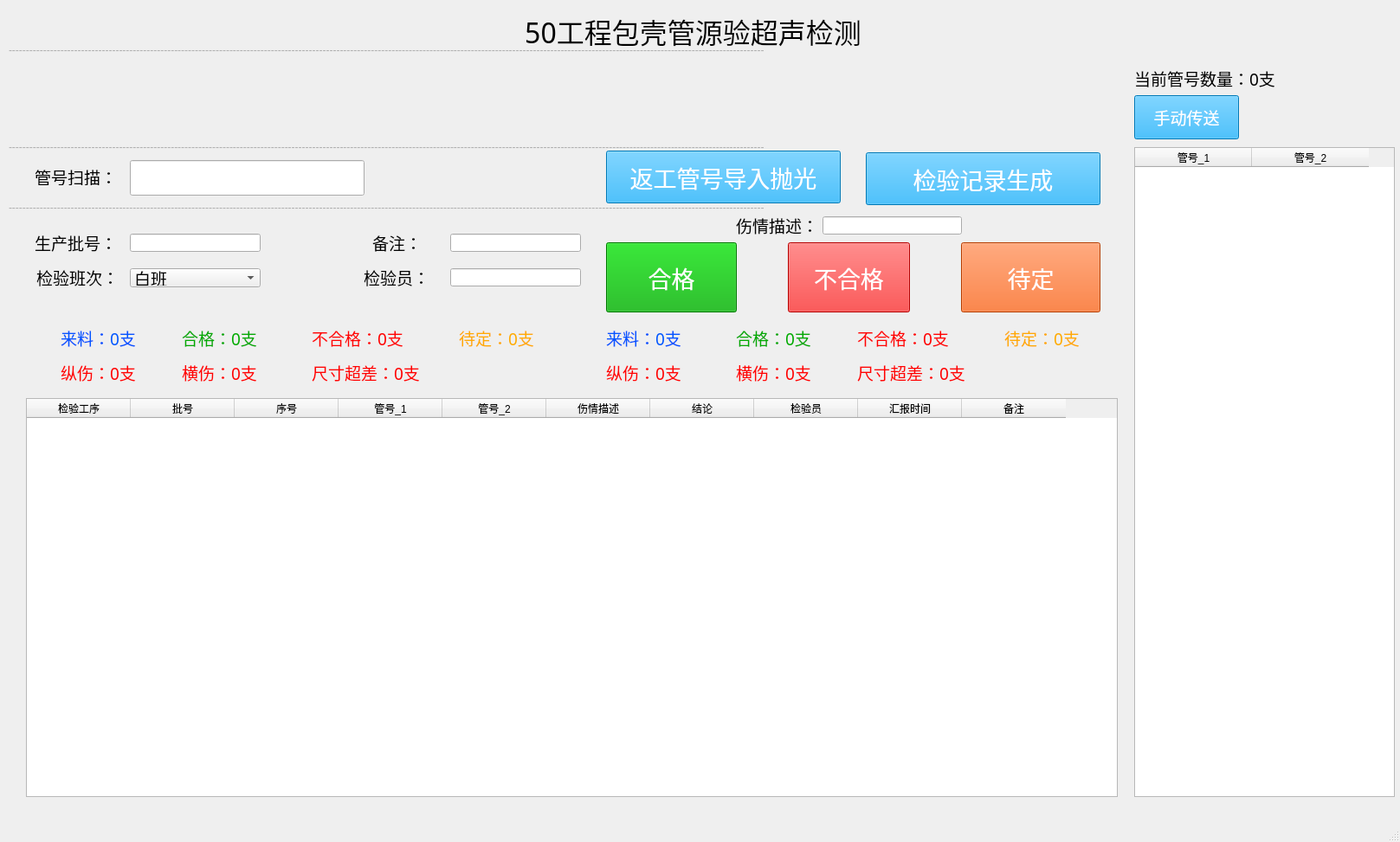
<?xml version="1.0" encoding="UTF-8"?>
<ui version="4.0">
 <class>MainWindow</class>
 <widget class="QMainWindow" name="MainWindow">
  <property name="geometry">
   <rect>
    <x>0</x>
    <y>0</y>
    <width>1617</width>
    <height>973</height>
   </rect>
  </property>
  <property name="windowTitle">
   <string>50工程包壳管源验超声检测</string>
  </property>
  <widget class="QWidget" name="centralwidget">
   <widget class="QLabel" name="label">
    <property name="geometry">
     <rect>
      <x>0</x>
      <y>0</y>
      <width>1601</width>
      <height>71</height>
     </rect>
    </property>
    <property name="font">
     <font>
      <family>黑体</family>
      <pointsize>24</pointsize>
     </font>
    </property>
    <property name="text">
     <string>50工程包壳管源验超声检测</string>
    </property>
    <property name="alignment">
     <set>Qt::AlignCenter</set>
    </property>
   </widget>
   <widget class="QLineEdit" name="Scan">
    <property name="geometry">
     <rect>
      <x>150</x>
      <y>185</y>
      <width>271</width>
      <height>41</height>
     </rect>
    </property>
    <property name="font">
     <font>
      <family>黑体</family>
      <pointsize>28</pointsize>
     </font>
    </property>
   </widget>
   <widget class="QLabel" name="show_Barcode">
    <property name="geometry">
     <rect>
      <x>30</x>
      <y>80</y>
      <width>1251</width>
      <height>81</height>
     </rect>
    </property>
    <property name="font">
     <font>
      <family>黑体</family>
      <pointsize>72</pointsize>
     </font>
    </property>
    <property name="styleSheet">
     <string notr="true">color:red</string>
    </property>
    <property name="text">
     <string/>
    </property>
    <property name="alignment">
     <set>Qt::AlignCenter</set>
    </property>
   </widget>
   <widget class="QLabel" name="label_3">
    <property name="geometry">
     <rect>
      <x>40</x>
      <y>194</y>
      <width>91</width>
      <height>20</height>
     </rect>
    </property>
    <property name="font">
     <font>
      <family>黑体</family>
      <pointsize>14</pointsize>
     </font>
    </property>
    <property name="text">
     <string>管号扫描：</string>
    </property>
   </widget>
   <widget class="QPushButton" name="hege_btn">
    <property name="geometry">
     <rect>
      <x>700</x>
      <y>280</y>
      <width>151</width>
      <height>81</height>
     </rect>
    </property>
    <property name="font">
     <font>
      <family>黑体</family>
      <pointsize>20</pointsize>
     </font>
    </property>
    <property name="styleSheet">
     <string notr="true">color:white;
background-color: rgb(0, 170, 0);</string>
    </property>
    <property name="text">
     <string>合格</string>
    </property>
   </widget>
   <widget class="QPushButton" name="buhege_btn">
    <property name="geometry">
     <rect>
      <x>910</x>
      <y>280</y>
      <width>141</width>
      <height>81</height>
     </rect>
    </property>
    <property name="font">
     <font>
      <family>黑体</family>
      <pointsize>20</pointsize>
     </font>
    </property>
    <property name="styleSheet">
     <string notr="true">color:white;
background-color: rgb(255, 0, 0);</string>
    </property>
    <property name="text">
     <string>不合格</string>
    </property>
   </widget>
   <widget class="QPushButton" name="daiding_btn">
    <property name="geometry">
     <rect>
      <x>1110</x>
      <y>280</y>
      <width>161</width>
      <height>81</height>
     </rect>
    </property>
    <property name="font">
     <font>
      <family>黑体</family>
      <pointsize>20</pointsize>
     </font>
    </property>
    <property name="styleSheet">
     <string notr="true">color:white;
background-color: rgb(255, 85, 0);</string>
    </property>
    <property name="text">
     <string>待定</string>
    </property>
   </widget>
   <widget class="QLabel" name="label_6">
    <property name="geometry">
     <rect>
      <x>420</x>
      <y>310</y>
      <width>91</width>
      <height>21</height>
     </rect>
    </property>
    <property name="font">
     <font>
      <family>黑体</family>
      <pointsize>14</pointsize>
     </font>
    </property>
    <property name="text">
     <string>检验员：</string>
    </property>
   </widget>
   <widget class="QLineEdit" name="biaozhun">
    <property name="geometry">
     <rect>
      <x>520</x>
      <y>270</y>
      <width>151</width>
      <height>21</height>
     </rect>
    </property>
    <property name="font">
     <font>
      <family>黑体</family>
      <pointsize>14</pointsize>
     </font>
    </property>
    <property name="styleSheet">
     <string notr="true"/>
    </property>
   </widget>
   <widget class="QLabel" name="label_4">
    <property name="geometry">
     <rect>
      <x>40</x>
      <y>270</y>
      <width>91</width>
      <height>21</height>
     </rect>
    </property>
    <property name="font">
     <font>
      <family>黑体</family>
      <pointsize>14</pointsize>
     </font>
    </property>
    <property name="text">
     <string>生产批号：</string>
    </property>
   </widget>
   <widget class="QLabel" name="label_5">
    <property name="geometry">
     <rect>
      <x>430</x>
      <y>270</y>
      <width>91</width>
      <height>21</height>
     </rect>
    </property>
    <property name="font">
     <font>
      <family>黑体</family>
      <pointsize>14</pointsize>
     </font>
    </property>
    <property name="text">
     <string>备注：</string>
    </property>
   </widget>
   <widget class="QLineEdit" name="jianyanyuan">
    <property name="geometry">
     <rect>
      <x>520</x>
      <y>310</y>
      <width>151</width>
      <height>21</height>
     </rect>
    </property>
    <property name="font">
     <font>
      <family>黑体</family>
      <pointsize>14</pointsize>
     </font>
    </property>
    <property name="styleSheet">
     <string notr="true"/>
    </property>
   </widget>
   <widget class="QLineEdit" name="pihao">
    <property name="geometry">
     <rect>
      <x>150</x>
      <y>270</y>
      <width>151</width>
      <height>21</height>
     </rect>
    </property>
    <property name="font">
     <font>
      <family>黑体</family>
      <pointsize>14</pointsize>
     </font>
    </property>
    <property name="styleSheet">
     <string notr="true"/>
    </property>
   </widget>
   <widget class="QLabel" name="label_7">
    <property name="geometry">
     <rect>
      <x>42</x>
      <y>310</y>
      <width>91</width>
      <height>21</height>
     </rect>
    </property>
    <property name="font">
     <font>
      <family>黑体</family>
      <pointsize>14</pointsize>
     </font>
    </property>
    <property name="text">
     <string>检验班次：</string>
    </property>
   </widget>
   <widget class="QComboBox" name="banci">
    <property name="geometry">
     <rect>
      <x>150</x>
      <y>310</y>
      <width>151</width>
      <height>22</height>
     </rect>
    </property>
    <property name="font">
     <font>
      <family>黑体</family>
      <pointsize>14</pointsize>
     </font>
    </property>
    <property name="styleSheet">
     <string notr="true"/>
    </property>
    <item>
     <property name="text">
      <string>白班</string>
     </property>
    </item>
    <item>
     <property name="text">
      <string>中班</string>
     </property>
    </item>
    <item>
     <property name="text">
      <string>夜班</string>
     </property>
    </item>
   </widget>
   <widget class="QTableWidget" name="table_data">
    <property name="geometry">
     <rect>
      <x>30</x>
      <y>460</y>
      <width>1261</width>
      <height>461</height>
     </rect>
    </property>
    <property name="autoScroll">
     <bool>true</bool>
    </property>
    <property name="editTriggers">
     <set>QAbstractItemView::NoEditTriggers</set>
    </property>
    <property name="verticalScrollMode">
     <enum>QAbstractItemView::ScrollPerItem</enum>
    </property>
    <property name="sortingEnabled">
     <bool>false</bool>
    </property>
    <property name="cornerButtonEnabled">
     <bool>true</bool>
    </property>
    <attribute name="horizontalHeaderMinimumSectionSize">
     <number>30</number>
    </attribute>
    <attribute name="horizontalHeaderDefaultSectionSize">
     <number>120</number>
    </attribute>
    <attribute name="verticalHeaderMinimumSectionSize">
     <number>25</number>
    </attribute>
    <attribute name="verticalHeaderDefaultSectionSize">
     <number>30</number>
    </attribute>
    <column>
     <property name="text">
      <string>检验工序</string>
     </property>
    </column>
    <column>
     <property name="text">
      <string>批号</string>
     </property>
    </column>
    <column>
     <property name="text">
      <string>序号</string>
     </property>
    </column>
    <column>
     <property name="text">
      <string>管号_1</string>
     </property>
    </column>
    <column>
     <property name="text">
      <string>管号_2</string>
     </property>
    </column>
    <column>
     <property name="text">
      <string>伤情描述</string>
     </property>
    </column>
    <column>
     <property name="text">
      <string>结论</string>
     </property>
    </column>
    <column>
     <property name="text">
      <string>检验员</string>
     </property>
    </column>
    <column>
     <property name="text">
      <string>汇报时间</string>
     </property>
    </column>
    <column>
     <property name="text">
      <string>备注</string>
     </property>
    </column>
   </widget>
   <widget class="QLabel" name="label_2">
    <property name="geometry">
     <rect>
      <x>10</x>
      <y>160</y>
      <width>1271</width>
      <height>20</height>
     </rect>
    </property>
    <property name="styleSheet">
     <string notr="true">color: rgb(173, 173, 173);</string>
    </property>
    <property name="text">
     <string>---------------------------------------------------------------------------------------------------------------------------------------------------------------------------------------------------------------------------</string>
    </property>
   </widget>
   <widget class="QLabel" name="label_8">
    <property name="geometry">
     <rect>
      <x>10</x>
      <y>230</y>
      <width>1271</width>
      <height>20</height>
     </rect>
    </property>
    <property name="styleSheet">
     <string notr="true">color: rgb(173, 173, 173);</string>
    </property>
    <property name="text">
     <string>---------------------------------------------------------------------------------------------------------------------------------------------------------------------------------------------------------------------------</string>
    </property>
   </widget>
   <widget class="QLabel" name="label_9">
    <property name="geometry">
     <rect>
      <x>10</x>
      <y>50</y>
      <width>1271</width>
      <height>16</height>
     </rect>
    </property>
    <property name="styleSheet">
     <string notr="true">color: rgb(173, 173, 173);</string>
    </property>
    <property name="text">
     <string>---------------------------------------------------------------------------------------------------------------------------------------------------------------------------------------------------------------------------</string>
    </property>
   </widget>
   <widget class="QPushButton" name="daiding_btn_R">
    <property name="geometry">
     <rect>
      <x>700</x>
      <y>174</y>
      <width>271</width>
      <height>61</height>
     </rect>
    </property>
    <property name="font">
     <font>
      <family>黑体</family>
      <pointsize>20</pointsize>
     </font>
    </property>
    <property name="styleSheet">
     <string notr="true">color:white;
background-color: rgb(0, 170, 255);</string>
    </property>
    <property name="text">
     <string>返工管号导入抛光</string>
    </property>
   </widget>
   <widget class="QLineEdit" name="shangqing">
    <property name="geometry">
     <rect>
      <x>950</x>
      <y>250</y>
      <width>161</width>
      <height>21</height>
     </rect>
    </property>
    <property name="font">
     <font>
      <family>黑体</family>
      <pointsize>14</pointsize>
     </font>
    </property>
    <property name="styleSheet">
     <string notr="true"/>
    </property>
   </widget>
   <widget class="QLabel" name="label_10">
    <property name="geometry">
     <rect>
      <x>850</x>
      <y>250</y>
      <width>91</width>
      <height>21</height>
     </rect>
    </property>
    <property name="font">
     <font>
      <family>黑体</family>
      <pointsize>14</pointsize>
     </font>
    </property>
    <property name="text">
     <string>伤情描述：</string>
    </property>
   </widget>
   <widget class="QLabel" name="HG">
    <property name="geometry">
     <rect>
      <x>210</x>
      <y>380</y>
      <width>131</width>
      <height>21</height>
     </rect>
    </property>
    <property name="font">
     <font>
      <family>黑体</family>
      <pointsize>14</pointsize>
     </font>
    </property>
    <property name="styleSheet">
     <string notr="true">color: rgb(0, 170, 0);</string>
    </property>
    <property name="text">
     <string>合格：0支</string>
    </property>
   </widget>
   <widget class="QLabel" name="BHG">
    <property name="geometry">
     <rect>
      <x>360</x>
      <y>380</y>
      <width>141</width>
      <height>21</height>
     </rect>
    </property>
    <property name="font">
     <font>
      <family>黑体</family>
      <pointsize>14</pointsize>
     </font>
    </property>
    <property name="styleSheet">
     <string notr="true">color: rgb(255, 0, 0);</string>
    </property>
    <property name="text">
     <string>不合格：0支</string>
    </property>
   </widget>
   <widget class="QLabel" name="DD">
    <property name="geometry">
     <rect>
      <x>530</x>
      <y>380</y>
      <width>141</width>
      <height>21</height>
     </rect>
    </property>
    <property name="font">
     <font>
      <family>黑体</family>
      <pointsize>14</pointsize>
     </font>
    </property>
    <property name="styleSheet">
     <string notr="true">color: rgb(255, 170, 0);</string>
    </property>
    <property name="text">
     <string>待定：0支</string>
    </property>
   </widget>
   <widget class="QLabel" name="LL">
    <property name="geometry">
     <rect>
      <x>70</x>
      <y>380</y>
      <width>131</width>
      <height>21</height>
     </rect>
    </property>
    <property name="font">
     <font>
      <family>黑体</family>
      <pointsize>14</pointsize>
     </font>
    </property>
    <property name="styleSheet">
     <string notr="true">color: rgb(0, 85, 255);</string>
    </property>
    <property name="text">
     <string>来料：0支</string>
    </property>
   </widget>
   <widget class="QPushButton" name="jilu_btn">
    <property name="geometry">
     <rect>
      <x>1000</x>
      <y>176</y>
      <width>271</width>
      <height>61</height>
     </rect>
    </property>
    <property name="font">
     <font>
      <family>黑体</family>
      <pointsize>20</pointsize>
     </font>
    </property>
    <property name="styleSheet">
     <string notr="true">color:white;
background-color: rgb(0, 170, 255);</string>
    </property>
    <property name="text">
     <string>检验记录生成</string>
    </property>
   </widget>
   <widget class="QTableWidget" name="table_Barcode">
    <property name="geometry">
     <rect>
      <x>1310</x>
      <y>170</y>
      <width>301</width>
      <height>751</height>
     </rect>
    </property>
    <attribute name="horizontalHeaderDefaultSectionSize">
     <number>135</number>
    </attribute>
    <column>
     <property name="text">
      <string>管号_1</string>
     </property>
    </column>
    <column>
     <property name="text">
      <string>管号_2</string>
     </property>
    </column>
   </widget>
   <widget class="QLabel" name="shu">
    <property name="geometry">
     <rect>
      <x>1310</x>
      <y>80</y>
      <width>301</width>
      <height>21</height>
     </rect>
    </property>
    <property name="font">
     <font>
      <family>黑体</family>
      <pointsize>14</pointsize>
     </font>
    </property>
    <property name="text">
     <string>当前管号数量：0支</string>
    </property>
   </widget>
   <widget class="QPushButton" name="chuansong_btn">
    <property name="geometry">
     <rect>
      <x>1310</x>
      <y>110</y>
      <width>121</width>
      <height>51</height>
     </rect>
    </property>
    <property name="font">
     <font>
      <family>SimSun</family>
      <pointsize>14</pointsize>
     </font>
    </property>
    <property name="styleSheet">
     <string notr="true">color:white;
background-color: rgb(0, 170, 255);</string>
    </property>
    <property name="text">
     <string>手动传送</string>
    </property>
   </widget>
   <widget class="QLabel" name="LL_2">
    <property name="geometry">
     <rect>
      <x>700</x>
      <y>380</y>
      <width>131</width>
      <height>21</height>
     </rect>
    </property>
    <property name="font">
     <font>
      <family>黑体</family>
      <pointsize>14</pointsize>
     </font>
    </property>
    <property name="styleSheet">
     <string notr="true">color: rgb(0, 85, 255);</string>
    </property>
    <property name="text">
     <string>来料：0支</string>
    </property>
   </widget>
   <widget class="QLabel" name="DD_2">
    <property name="geometry">
     <rect>
      <x>1160</x>
      <y>380</y>
      <width>111</width>
      <height>21</height>
     </rect>
    </property>
    <property name="font">
     <font>
      <family>黑体</family>
      <pointsize>14</pointsize>
     </font>
    </property>
    <property name="styleSheet">
     <string notr="true">color: rgb(255, 170, 0);</string>
    </property>
    <property name="text">
     <string>待定：0支</string>
    </property>
   </widget>
   <widget class="QLabel" name="BHG_2">
    <property name="geometry">
     <rect>
      <x>990</x>
      <y>380</y>
      <width>131</width>
      <height>21</height>
     </rect>
    </property>
    <property name="font">
     <font>
      <family>黑体</family>
      <pointsize>14</pointsize>
     </font>
    </property>
    <property name="styleSheet">
     <string notr="true">color: rgb(255, 0, 0);</string>
    </property>
    <property name="text">
     <string>不合格：0支</string>
    </property>
   </widget>
   <widget class="QLabel" name="HG_2">
    <property name="geometry">
     <rect>
      <x>850</x>
      <y>380</y>
      <width>131</width>
      <height>21</height>
     </rect>
    </property>
    <property name="font">
     <font>
      <family>黑体</family>
      <pointsize>14</pointsize>
     </font>
    </property>
    <property name="styleSheet">
     <string notr="true">color: rgb(0, 170, 0);</string>
    </property>
    <property name="text">
     <string>合格：0支</string>
    </property>
   </widget>
   <widget class="QLabel" name="BHG_ZS">
    <property name="geometry">
     <rect>
      <x>70</x>
      <y>420</y>
      <width>131</width>
      <height>21</height>
     </rect>
    </property>
    <property name="font">
     <font>
      <family>黑体</family>
      <pointsize>14</pointsize>
     </font>
    </property>
    <property name="styleSheet">
     <string notr="true">color: rgb(255, 0, 0);</string>
    </property>
    <property name="text">
     <string>纵伤：0支</string>
    </property>
   </widget>
   <widget class="QLabel" name="BHG_HS">
    <property name="geometry">
     <rect>
      <x>210</x>
      <y>420</y>
      <width>131</width>
      <height>21</height>
     </rect>
    </property>
    <property name="font">
     <font>
      <family>黑体</family>
      <pointsize>14</pointsize>
     </font>
    </property>
    <property name="styleSheet">
     <string notr="true">color: rgb(255, 0, 0);</string>
    </property>
    <property name="text">
     <string>横伤：0支</string>
    </property>
   </widget>
   <widget class="QLabel" name="BHG_CC">
    <property name="geometry">
     <rect>
      <x>360</x>
      <y>420</y>
      <width>181</width>
      <height>21</height>
     </rect>
    </property>
    <property name="font">
     <font>
      <family>黑体</family>
      <pointsize>14</pointsize>
     </font>
    </property>
    <property name="styleSheet">
     <string notr="true">color: rgb(255, 0, 0);</string>
    </property>
    <property name="text">
     <string>尺寸超差：0支</string>
    </property>
   </widget>
   <widget class="QLabel" name="BHG_2_ZS">
    <property name="geometry">
     <rect>
      <x>700</x>
      <y>420</y>
      <width>131</width>
      <height>21</height>
     </rect>
    </property>
    <property name="font">
     <font>
      <family>黑体</family>
      <pointsize>14</pointsize>
     </font>
    </property>
    <property name="styleSheet">
     <string notr="true">color: rgb(255, 0, 0);</string>
    </property>
    <property name="text">
     <string>纵伤：0支</string>
    </property>
   </widget>
   <widget class="QLabel" name="BHG_2_CC">
    <property name="geometry">
     <rect>
      <x>990</x>
      <y>420</y>
      <width>191</width>
      <height>21</height>
     </rect>
    </property>
    <property name="font">
     <font>
      <family>黑体</family>
      <pointsize>14</pointsize>
     </font>
    </property>
    <property name="styleSheet">
     <string notr="true">color: rgb(255, 0, 0);</string>
    </property>
    <property name="text">
     <string>尺寸超差：0支</string>
    </property>
   </widget>
   <widget class="QLabel" name="BHG_2_HS">
    <property name="geometry">
     <rect>
      <x>850</x>
      <y>420</y>
      <width>131</width>
      <height>21</height>
     </rect>
    </property>
    <property name="font">
     <font>
      <family>黑体</family>
      <pointsize>14</pointsize>
     </font>
    </property>
    <property name="styleSheet">
     <string notr="true">color: rgb(255, 0, 0);</string>
    </property>
    <property name="text">
     <string>横伤：0支</string>
    </property>
   </widget>
  </widget>
  <widget class="QMenuBar" name="menubar">
   <property name="geometry">
    <rect>
     <x>0</x>
     <y>0</y>
     <width>1617</width>
     <height>23</height>
    </rect>
   </property>
  </widget>
  <widget class="QStatusBar" name="statusbar"/>
 </widget>
 <resources/>
 <connections>
  <connection>
   <sender>hege_btn</sender>
   <signal>clicked()</signal>
   <receiver>Scan</receiver>
   <slot>setFocus()</slot>
   <hints>
    <hint type="sourcelabel">
     <x>777</x>
     <y>355</y>
    </hint>
    <hint type="destinationlabel">
     <x>404</x>
     <y>224</y>
    </hint>
   </hints>
  </connection>
  <connection>
   <sender>buhege_btn</sender>
   <signal>clicked()</signal>
   <receiver>Scan</receiver>
   <slot>setFocus()</slot>
   <hints>
    <hint type="sourcelabel">
     <x>968</x>
     <y>336</y>
    </hint>
    <hint type="destinationlabel">
     <x>416</x>
     <y>236</y>
    </hint>
   </hints>
  </connection>
  <connection>
   <sender>daiding_btn</sender>
   <signal>clicked()</signal>
   <receiver>Scan</receiver>
   <slot>setFocus()</slot>
   <hints>
    <hint type="sourcelabel">
     <x>1119</x>
     <y>320</y>
    </hint>
    <hint type="destinationlabel">
     <x>411</x>
     <y>245</y>
    </hint>
   </hints>
  </connection>
 </connections>
</ui>
